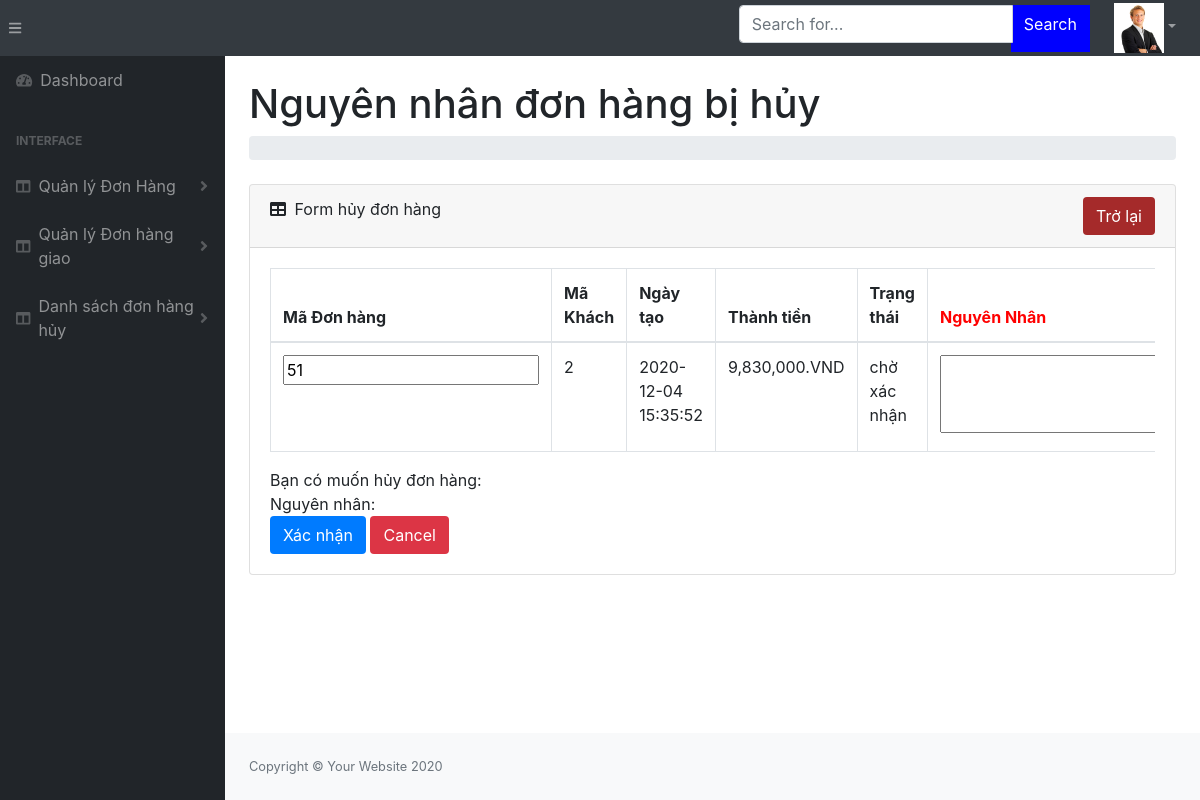
Page /admin/dist/quanlykinhdoanh/dieuphoi/noidunghuydh.php?madonhang=51 (signed in) on the committed database.
### tables this page shows
CREATE TABLE `donhang` (
  `madonhang` int(11) NOT NULL,
  `makhachhang` int(11) NOT NULL,
  `ngaytao` datetime NOT NULL,
  `thanhtien` int(11) NOT NULL,
  `trangthai` varchar(50) DEFAULT NULL COMMENT 'chờ xác nhân/xác nhận/giao hàng',
  `maquantri` int(11) DEFAULT NULL
);

### admin/dist/quanlykinhdoanh/dieuphoi/noidunghuydh.php (the view, shortened to what this page needs)
<!DOCTYPE html>
<html lang="en">
    <head>
        <link href="../../css/styles.css" rel="stylesheet" />
        <link href="https://cdn.datatables.net/1.10.20/css/dataTables.bootstrap4.min.css" rel="stylesheet" />
    </head>
    <?php
        include '../../../../config/config.php';
        $quantri=array();
        if(!isset($_SESSION['quanlykinhdoanh']))
        {
            if(!isset($_SESSION['boss']))
            {
                header('location:../../login.html');
                exit;
            }
            else{
            $quantri=$_SESSION['boss'];
            }
        }
        else{
            $quantri=$_SESSION['quanlykinhdoanh'];
        }
    ?>
    <body class="sb-nav-fixed">
        <nav class="sb-topnav navbar navbar-expand navbar-dark bg-dark">
            <button class="btn btn-link btn-sm order-1 order-lg-0" id="sidebarToggle" href="#"><i class="fas fa-bars"></i></button>
            <form action="quanlydonhang.php" method="post" class="d-none d-md-inline-block form-inline ml-auto mr-0 mr-md-3 my-2 my-md-0">
                <div class="input-group">
                    <input class="form-control" type="text" name="noidung" placeholder="Search for..." aria-label="Search" aria-describedby="basic-addon2" />
                    <div style="height:47px; margin-left:-2px; background-color: blue ; color:white; ">
                        <input type="submit" style="color:white;"  class="btn btn-mini" value="Search" >
                    </div>
                </div>
            </form>
            <ul class="navbar-nav ml-auto ml-md-0">
                <li class="nav-item dropdown">
                    <a class="nav-link dropdown-toggle" id="userDropdown" href="#" role="button" data-toggle="dropdown" aria-haspopup="true" aria-expanded="false">
                        <img style="width:50px; height:50px;" src="../../assets/images/<?php echo $quantri['hinh']; ?>" alt=""></i></a>
                </li>
            </ul>
        </nav>
        <div id="layoutSidenav">
            <div id="layoutSidenav_nav">
                <nav class="sb-sidenav accordion sb-sidenav-dark" id="sidenavAccordion">
                    <div class="sb-sidenav-menu">
                        <div class="nav">
                            <a class="nav-link" href="dieuphoi.php">
                                <div class="sb-nav-link-icon"><i class="fas fa-tachometer-alt"></i></div>
                                Dashboard
                            </a>
                            <div class="sb-sidenav-menu-heading">Interface</div>
                            <a class="nav-link collapsed" href="quanlydonhang.php" >
                                <div class="sb-nav-link-icon"><i class="fas fa-columns"></i></div>
                                Quản lý Đơn Hàng
                                <div class="sb-sidenav-collapse-arrow"><i class="fas fa-angle-down"></i></div>
                            </a>
                            <a class="nav-link collapsed" href="quanlydonhanggiao.php" >
                                <div class="sb-nav-link-icon"><i class="fas fa-columns"></i></div>
                                Quản lý Đơn hàng giao
                                <div class="sb-sidenav-collapse-arrow"><i class="fas fa-angle-down"></i></div>
                            </a>
                            <a class="nav-link collapsed" href="dshuydonhang.php" >
                                <div class="sb-nav-link-icon"><i class="fas fa-columns"></i></div>
                                Danh sách đơn hàng hủy
                                <div class="sb-sidenav-collapse-arrow"><i class="fas fa-angle-down"></i></div>
                            </a>
                        </div>
                    </div>
                </nav>
            </div>
            <div id="layoutSidenav_content">
                <main>
                    <div class="container-fluid">
                        <h1 class="mt-4">Nguyên nhân đơn hàng bị hủy</h1>
                        <ol class="breadcrumb mb-4">
                        </ol>
                        <div class="card mb-4">
                            <div class="card-header">
                                <i class="fas fa-table mr-1"></i>
                                    Form hủy đơn hàng
                                <button class="btn btn-mini" style="background-color:brown; color:white; float:right;" onclick="quaylai()">Trở lại</button>
                            </div>
                            <div class="card-body">
                                <div class="table-responsive">
                                <form action="noidunghuydh.php" method="post">
                                    <table class="table table-bordered" id=""  width="100%" cellspacing="0">
                                        <thead>
                                            <tr>
                                                <th>Mã Đơn hàng</th>
                                                <th>Mã Khách</th>
                                                <th>Ngày tạo</th>
                                                <th>Thành tiền</th>
                                                <th>Trạng thái</th>
                                                <th style="color:red">Nguyên Nhân</th>
                                            </tr>
                                        </thead>
                                        <?php
                                            $madh=isset($_GET['madonhang'])?$_GET['madonhang']:'';
                                            $so_dh_1trang=3;
                                            $trang =1;
                                            $tung_trang= ($trang-1)*$so_dh_1trang;
                                            $sqldh="SELECT * from donhang where madonhang= '{$madh}' LIMIT $tung_trang,$so_dh_1trang ";
                                            $stmdh= $obj->query($sqldh);
                                            $dh=$stmdh->fetchALL();
                                            foreach($dh as $k => $v)
                                            {
                                        ?>
                                        <tbody>
                                            <tr>
                                                <td><input type="text" name="madonhang" value="<?php echo $v['madonhang']?>" id=""></td>
                                                <td><?php echo $v['makhachhang']?></td>
                                                <td><?php echo $v['ngaytao']?></td>
                                                <td><?php echo number_format($v['thanhtien']).".VND"?></td>
                                                <td><?php echo $v['trangthai']?></td>
                                                <td><textarea name="ghichu" id="" cols="25" rows="3"></textarea></td>
                                            </tr>
                                        </tbody>
                                        <?php
                                            }
                                        ?>
                                    </table>
                                    </form>
                                </div>
                                <?php
                                    $ma=isset($_POST['madonhang'])?$_POST['madonhang']:'';
                                    $ghichu=isset($_POST['ghichu'])?$_POST['ghichu']:'';
                                        echo " Bạn có muốn hủy đơn hàng: $ma <br> Nguyên nhân: $ghichu";
                                ?>
                                    <br>
                                    <a href="chucnang.php?action=huy&madonhang=<?php echo $ma?>&ghichu=<?php echo $ghichu?>">
                                        <div  style="background-color:#007bff; color:white;" class="btn btn-mini">Xác nhận</div>
                                    </a>
                                    <button style="color:white;background-color:#dc3545;"class="btn btn-mini" onclick="quaylai()">Cancel</button>
                            </div>
                        </div>
                    </div>
                </main>
                <footer class="py-4 bg-light mt-auto">
                    <div class="container-fluid">
                        <div class="d-flex align-items-center justify-content-between small">
                            <div class="text-muted">Copyright &copy; Your Website 2020</div>
                        </div>
                    </div>
                </footer>
            </div>
        </div>
    </body>
</html>

### rows in the picture
donhang: madonhang "51", makhachhang "2", ngaytao "2020-12-04 15:35:52", thanhtien "9,830,000", trangthai "chờ xác nhận"
